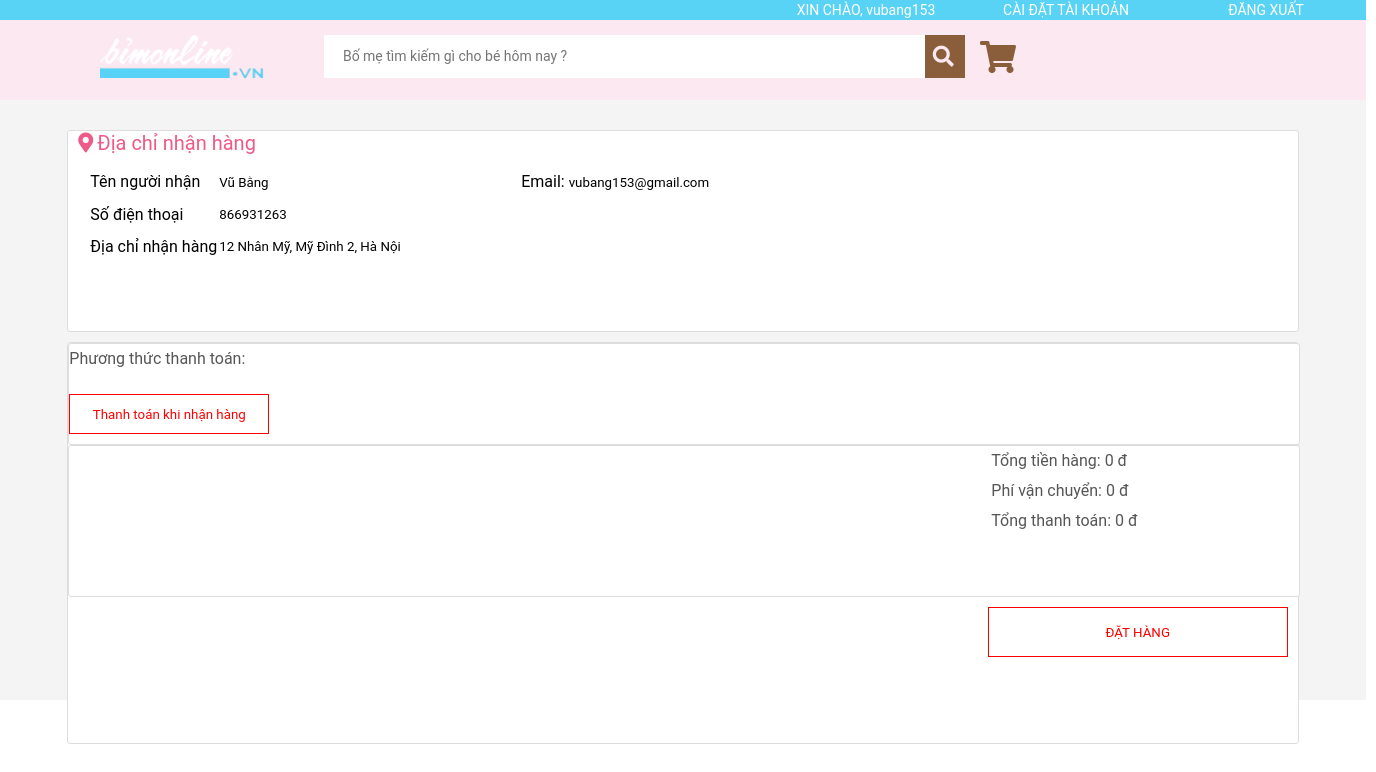
Page /bimonline/main/payment.php (signed in) on the committed database.
### tables this page shows
CREATE TABLE `khachhang` (
  `ma_kh` int(11) NOT NULL AUTO_INCREMENT,
  `ten_dang_nhap` varchar(40) NOT NULL,
  `ho_va_ten` varchar(20) NOT NULL,
  `mat_khau` varchar(40) NOT NULL,
  `email` varchar(50) NOT NULL,
  `so_dien_thoai` int(12) NOT NULL,
  `dia_chi` varchar(300) NOT NULL,
  `gioi_tinh` bit(1) NOT NULL DEFAULT b'1',
  `ngay_sinh` int(2) NOT NULL,
  `thang_sinh` int(2) NOT NULL,
  `nam_sinh` int(4) NOT NULL,
  PRIMARY KEY (`ma_kh`)
);

### bimonline/main/payment.php (the view, shortened to what this page needs)
<head>
	<?php
	include("connect.php");
	include_once("header.php");
	$username = $_SESSION["username"];
	$sql = "select * from khachhang where ten_dang_nhap='$username'";
	$result = mysqli_query($con,$sql);
	$row = mysqli_fetch_assoc($result);
	?>
</head>
<body>
	<form action="PaymentProcess.php" method="POST" accept-charset="utf-8">
		<div id="wrapper-payment">
			<div class="bar-payment" id="location-bar">
				<div class="list-location">
					<i class="fas fa-map-marker-alt" style="font-size: 20px;margin-left: 10px; color: #ef5b88"></i>
					<span style="font-size: 20px;color: #ef5b88">Địa chỉ nhận hàng</span>
					<table>
						<tr>
							<td>Tên người nhận</td>
							<td><input type="text" name="ten_nguoi_nhan" readonly value="<?php echo $row["ho_va_ten"]?>">
							</td>
							<td>
								 Email: <input type="email" name="order_email" readonly value="<?php echo $row["email"]?>">
							</td>
						</tr>
						<tr>
							<td>Số điện thoại</td>
							<td><input type="number" name="order_phone_number" readonly value="<?php echo $row["so_dien_thoai"]?>"></td>
						</tr>
						<tr>
							<td>Địa chỉ nhận hàng</td>
							<td><input type="text" name="order_address" rows="5" cols="50" readonly value="<?php echo $row["dia_chi"]?>">
							</td>
						</tr>
					</table>
				</div>
			</div>
			<div class="bar-payment" id="payment-method">
				<div class="bar-payment-sub">
					<div style="width: 100%;height: 50%">Phương thức thanh toán:
					</div>
					<div>
					<input type="button" value="Thanh toán khi nhận hàng" style="width: 200px;height: 40px; background:white;border: 1px solid red;color: red;">
					</div>
				</div>
				<div>
					<div class=bar-payment-sub style="height: 150px;">
						<div style="width: 25%;height: 100%;float: right;">
							<div>
							Tổng tiền hàng: <?php echo number_format($_SESSION["totalprice"]) ?> đ
							</div>
							<div>
							Phí vận chuyển: 0 đ
							</div>
							<div>
							Tổng thanh toán:
							<?php echo number_format($_SESSION["totalprice"])?> đ
							</div>
						</div>
					</div>
					<div style="height: 70px;">
						<input type="submit" name="payment_submit" value="ĐẶT HÀNG" style="height: 50px; float: right;margin-top: 10px;margin-right: 10px;color: red;border: 1px solid red; background: white;">
					</div>
				</div>
			</div>
		</div>
	</form>
</body>

### bimonline/main/header.php (style rules this page uses)
* { margin: 0px; padding: 0px; font-family: Roboto; }

### bimonline/main/payment.php (style rules this page uses)
#wrapper-payment { width: 1366px; height: 600px; background: #F4F4F4; color: #575656; }
.bar-payment { border: 1px solid #DDDDDD; width: 90%; background: white; margin: auto; position: relative; border-radius: 3px; }
#location-bar { height: 200px; top: 30px; }
#payment-method { height: 400px; top: 40px; }
.bar-payment table { margin-top: 10px; line-height: 30px; margin-left: 20px; }
.bar-payment input { width: 300px; height: 30px; }
.bar-payment-sub { border: 1px solid #DDDDDD; width: 100%; background: white; margin: auto; border-radius: 3px; height: 100px; line-height: 30px; }
.list-location input { border-style: none; }

### rows in the picture
khachhang: ten_nguoi_nhan "Vũ Bằng", order_email "vubang153@gmail.com", order_phone_number "866931263", order_address "12 Nhân Mỹ, Mỹ Đình 2, Hà Nội"

### other values in the picture
$username "vubang153"
$_SESSION["totalprice"] "0"
